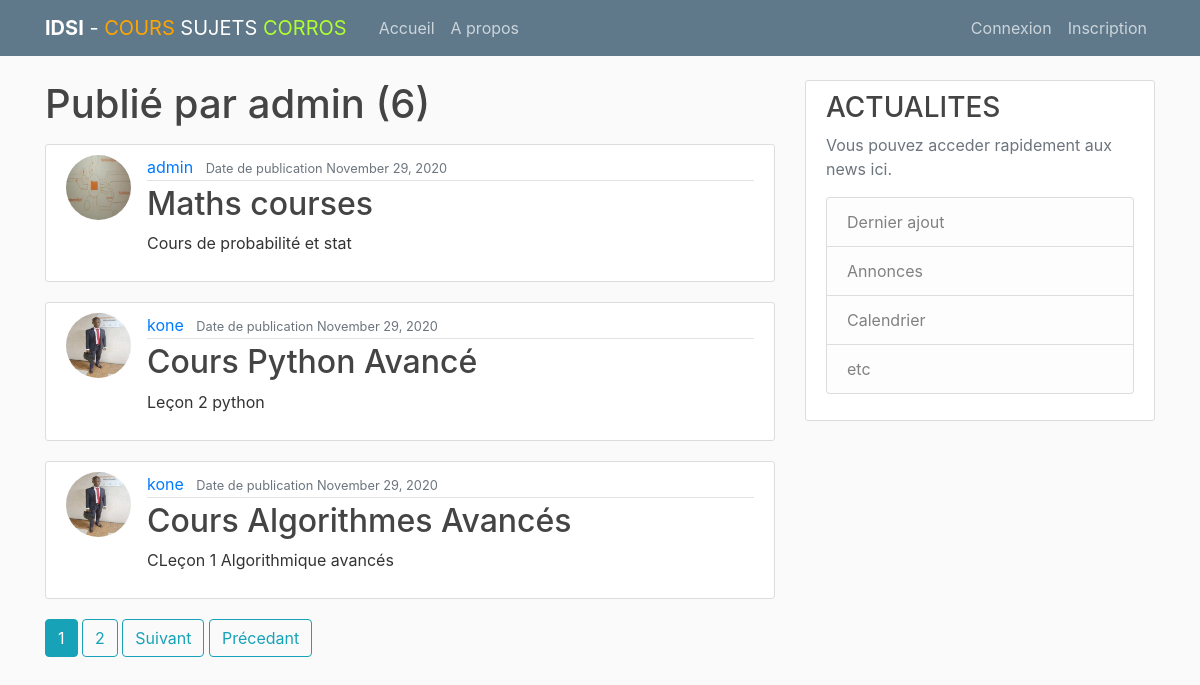
/idsi/user/admin, run on the app's committed database.
### idsi/models.py (models this page shows, shortened)
class Post(models.Model):
    title = models.CharField(max_length=100)
    content = models.TextField()
    date_posted = models.DateTimeField(default=timezone.now)
    author = models.ForeignKey(User, on_delete=models.CASCADE)

### users/models.py (models this page shows, shortened)
class Profile(models.Model):
    user = models.OneToOneField(User, on_delete=models.CASCADE)
    image = models.ImageField(default='default.jpg', upload_to='profile_pics')

### idsi/views.py (the view)
# urls.py: path('user/<str:username>', UserPostListView.as_view(), name='user-post'),
class UserPostListView(ListView):
    model = Post
    template_name = 'user_posts.html'  # <app>/<model>_<viewtype>.html
    context_object_name = 'post'
    paginate_by = 3

### idsi/templates/user_posts.html (shortened to what this page needs)
{% extends "base.html" %}
{% block content %}
    <h1 class="mb-3">Publié par {{ view.kwargs.username }} ({{ page_obj.paginator.count }})</h1>
    {% for post in post %}
        <article class="media content-section">
          <img class="rounded-circle article-img" src="{{ post.author.profile.image.url }}">
          <div class="media-body">
            <div class="article-metadata">
              <a class="mr-2" href="{% url 'user-post' post.author.username %}">{{ post.author }}</a>
              <small class="text-muted">Date de publication {{ post.date_posted|date:"F d, Y" }}</small>
            </div>
            <h2><a class="article-title" href="{% url 'post-detail' post.id %}">{{ post.title }}</a></h2>
            <p class="article-content">{{ post.content }}</p>
          </div>
        </article>
    {% endfor %}
    {% if is_paginated %}
      {% for num in page_obj.paginator.page_range %}
        {% if page_obj.number == num %}
          <a class="btn btn-info mb-4" href="?page={{ num }}">{{ num }}</a>
        {% elif num > page_obj.number|add:'-3' and num < page_obj.number|add:'3' %}
          <a class="btn btn-outline-info mb-4" href="?page={{ num }}">{{ num }}</a>
        {% endif %}
      {% endfor %}
      {% if page_obj.has_next %}
        <a class="btn btn-outline-info mb-4" href="?page={{ page_obj.next_page_number }}">Suivant</a>
        <a class="btn btn-outline-info mb-4" href="?page={{ page_obj.paginator.num_pages }}">Précedant</a>
      {% endif %}
    {% endif %}
{% endblock content %}

### idsi/static/main.css (style rules this page uses)
body { background: #fafafa; color: #333333; margin-top: 5rem; }
h1, h2, h3, h4, h5, h6 { color: #444444; }
.content-section { background: #ffffff; padding: 10px 20px; border: 1px solid #dddddd; border-radius: 3px; margin-bottom: 20px; }
.article-title { color: #444444; }
.article-content { white-space: pre-line; }
.article-img { height: 65px; width: 65px; margin-right: 16px; }
.article-metadata { padding-bottom: 1px; margin-bottom: 4px; border-bottom: 1px solid #e3e3e3 }

### data on the page
Post: author.profile.image (placeholder picture), author "admin", date_posted "November 29, 2020", title "Maths courses", content "Cours de probabilité et stat"
Post: author.profile.image (picture), author "kone", date_posted "November 29, 2020", title "Cours Python Avancé", content "Leçon 2 python"
Post: author.profile.image (picture), author "kone", date_posted "November 29, 2020", title "Cours Algorithmes Avancés", content "CLeçon 1 Algorithmique avancés"

### other printed values
{{ view.kwargs.username }} "admin"
{{ page_obj.paginator.count }} "6"
{{ num }} "1"
{{ num }} "2"
